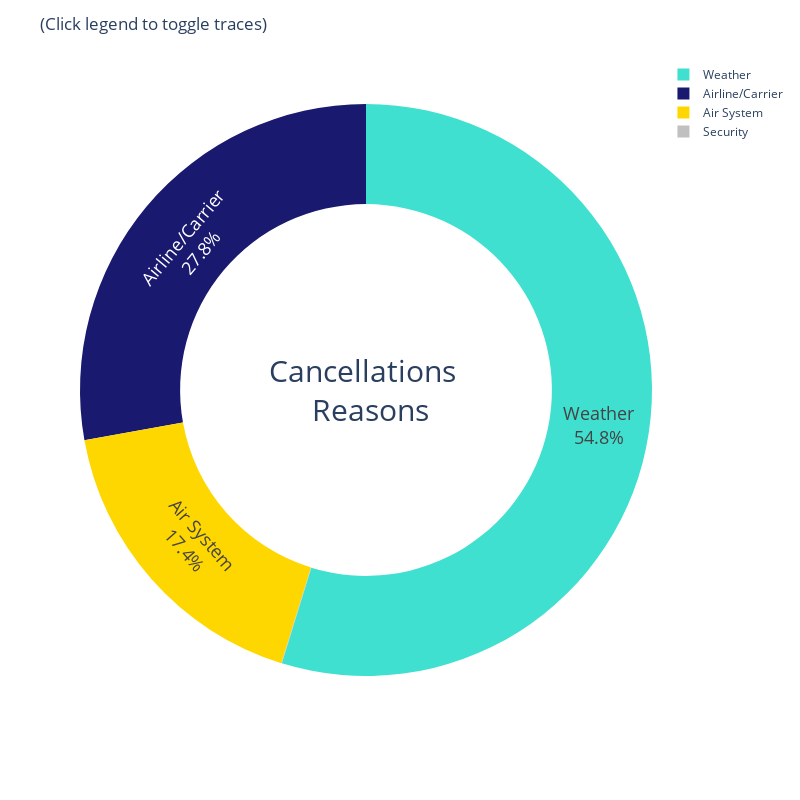

Here is the notebook cell this chart was saved with:
### Code cell
# Create color_map for Cancellations reasons names
color_map ={'Airline/Carrier':'MidnightBlue','Weather':'Turquoise','Air System':'Gold','Security':'Silver'}

# Create the pie plot
fig = px.pie(
            # Set the data
            df_reason_copy,
            # Set the variable for the values
            values='Count',
            # Set the variable for the names
            names='CANCELLATION_REASON',
            # Set the color variable and map
            color='CANCELLATION_REASON',
            color_discrete_map=color_map
            )
# Adjust the look to a donut chart by adding white space in the middle
fig.update_traces(hole=.65,
                  # Adjust the text position, size, and info
                  textposition='inside', textinfo='percent+label',textfont_size=18)
# Update the figure layout
fig.update_layout(width=800,height=800,
    # Add annotations in the center of the donut pie
    annotations=[dict(text='Cancellations <br> Reasons',
                      x=0.5, y=0.5, font_size=30, showarrow=False)],
                 title_text = '(Click legend to toggle traces)')



# Show the plot
fig.show()

### Figure 1 — Plotly figure (JSON) as saved in the notebook; plotly's stock layout.template omitted (floating-point values rounded to 4 significant figures)
{"data": [{"customdata": [["Airline/Carrier"], ["Weather"], ["Air System"], ["Security"]], "domain": {"x": [0, 1], "y": [0, 1]}, "hole": 0.65, "hovertemplate": "CANCELLATION_REASON=%{customdata[0]}<br>Count=%{value}<extra></extra>", "labels": ["Airline/Carrier", "Weather", "Air System", "Security"], "legendgroup": "", "marker": {"colors": ["MidnightBlue", "Turquoise", "Gold", "Silver"]}, "name": "", "showlegend": true, "textfont": {"size": 18}, "textinfo": "percent+label", "textposition": "inside", "type": "pie", "values": [24309, 47874, 15225, 22]}], "layout": {"annotations": [{"font": {"size": 30}, "showarrow": false, "text": "Cancellations <br> Reasons", "x": 0.5, "y": 0.5}], "height": 800, "legend": {"tracegroupgap": 0}, "margin": {"t": 60}, "title": {"text": "(Click legend to toggle traces)"}, "width": 800}}
